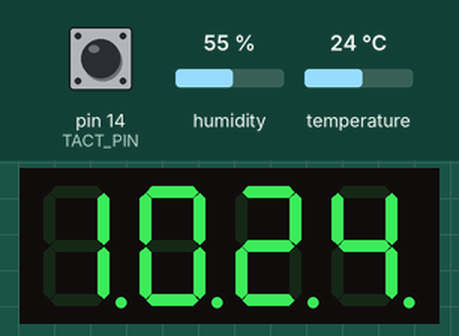
Bench run of a sketch on a simulated Arduino Uno, built with avr-gcc and run on an emulated ATmega328P. Shown: 4-digit seven-segment display. Wiring (inferred from the names in the program): 4-digit 7-segment display, segments lit when LOW: segments pin 9, pin 2, pin 3, pin 5, pin 6, pin 8, pin 7, pin 4; digit selects pin 10, pin 11, pin 12, pin 13. The test bench sets the inputs (shaded band); at power-on: pin 14 (TACT_PIN) LOW, temperature 24 °C, humidity 55 %. The local clock reads 2024-03-15 10:24:30 at power-on unless the sketch sets it; EEPROM starts erased; the segment pins are drawn as the display they are named for.

Above: at 1.2 s.
1.3 s: pin 14 (TACT_PIN) pulsed HIGH 5 times (0.12 s each, 0.3 s apart)
At 3.9 s:
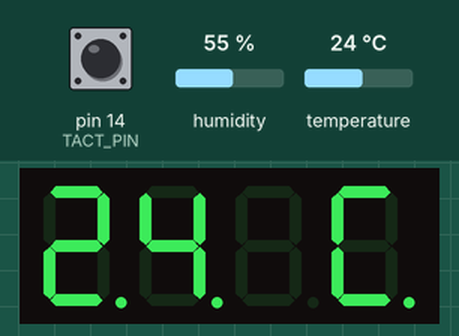
4.3 s: temperature set to 12 °C
At 5.1 s:
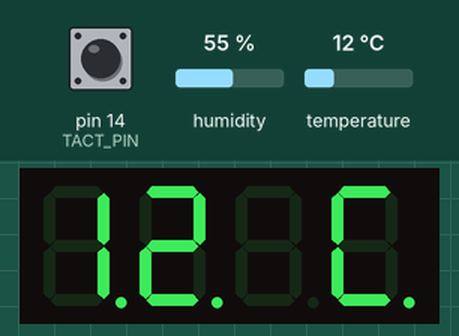
6.2 s: temperature set to 19 °C
At 7.2 s:
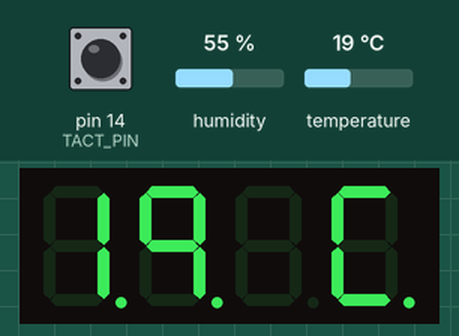
8.3 s: temperature set to 28 °C
At 9.4 s:
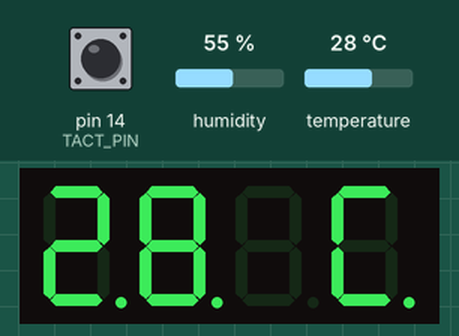
10.3 s: pin 14 (TACT_PIN) driven HIGH
At 10.8 s:
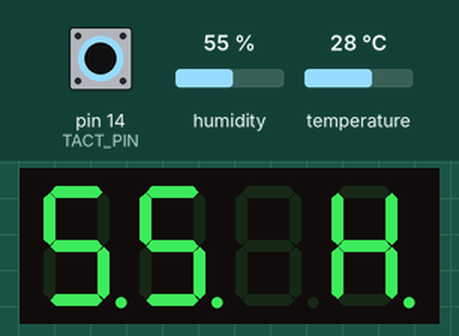
11.9 s: humidity set to 22 %
At 14.1 s:
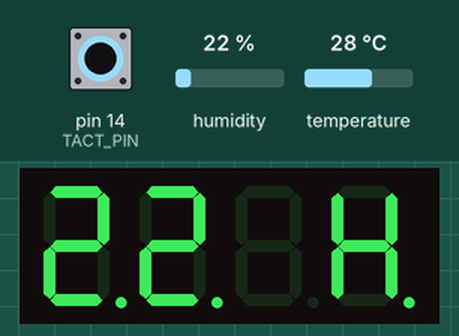
Timing chart, 0 to 15.3 s (numbered marks = the images above; inputs shaded):
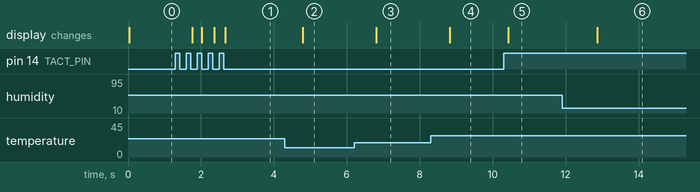

Measured:
- after the input at 1.3 s, the display: changes after 0.46 s (image 1)
- after the input at 4.3 s, the display: changes after 0.48 s (image 2)
- after the input at 6.2 s, the display: changes after 0.60 s (image 3)
- after the input at 8.3 s, the display: changes after 0.52 s (image 4)
- after the input at 10.3 s, the display: changes after 0.12 s (image 5)
- after the input at 11.9 s, the display: changes after 0.96 s (image 6)

The sketch:

seobin_room_perf.ino
```cpp
#include <Wire.h>
#include <EEPROM.h>
#include <Time.h>
#include <DS1307RTC.h>
#include <dht.h>

#define DHT11_PIN 4
#define TACT_PIN 14

enum displayMode {Clock, Temparature, Humidity};

int displayMode = Clock;

// 7 segment
const byte expressableChars[12] = {

  B11111100, //0
  B01100000, //1
  B11011010, //2
  B11110010, //3
  B01100110, //4
  B10110110, //5
  B00111110, //6
  B11100000, //7
  B11111110, //8
  B11100110, //9
  B10011100, //C
  B01101111, //H
};

//dp, G,F,E,D,C,B,A (reverse)
const int segmentPins[8] = {4,7,8,6,5,3,2,9};
const int digitalPins[4] = {10,11,12,13};

//EEPROM
const int addr = 0;

//Debouncing
long lastDebounceTime = 0;
int switchState;
int lastSwitchState = LOW;
long debounceDelay = 50;

//DHT11
dht DHT;
unsigned long previousTimeStamp = 0;
unsigned long currentTimeStamp;

void setup()
{
  for(int i=0;i<8;i++)
  {
    pinMode(segmentPins[i] , OUTPUT);
  }

  for(int i=0;i<4;i++)
  {
    pinMode(digitalPins[i] , OUTPUT);
  }

  pinMode(TACT_PIN , INPUT);

  Serial.begin(9600);
}

void loop()
{
  displayMode = EEPROM.read(addr);

  if (displayMode == Temparature || displayMode == Humidity)
  {
    showWeatherInfo();
  }
  else
  {
    showTime();
  }

  changeDisplayMode();
}

void changeDisplayMode()
{
  int switchValue = digitalRead(TACT_PIN);
  if (switchValue != lastSwitchState)
  {
    lastDebounceTime = millis();
  }

  if ((millis() - lastDebounceTime) > debounceDelay)
  {
    if (switchValue != switchState)
    {
      switchState = switchValue;
      if (switchState == HIGH)
      {
        int nextDisplayMode = EEPROM.read(addr);
        nextDisplayMode++;
        if (nextDisplayMode > Humidity)
        {
          nextDisplayMode = Clock;
        }

        EEPROM.write(addr, nextDisplayMode);
      }
    }
  }

  lastSwitchState = switchValue;
}

//show 7 segment
void showDigit(int digit,int number)
{
  digitalWrite(digitalPins[digit] , HIGH);

  boolean isBitSet;
  for(int segment=1;segment<8;segment++)
  {
    isBitSet = bitRead(expressableChars[number],segment);
    isBitSet = !isBitSet;
    digitalWrite(segmentPins[segment], isBitSet);
  }
  delay(5);
  digitalWrite(digitalPins[digit] , LOW);
}

void showTime()
{
  tmElements_t tm;

  if (RTC.read(tm))
  {
  }
  else
  {
    if (RTC.chipPresent())
    {
      Serial.println("The DS1307 is stopped.  Please run the SetTime");
      Serial.println("example to initialize the time and begin running.");
      Serial.println();
    }
    else
    {
      Serial.println("DS1307 read error!  Please check the circuitry.");
      Serial.println();
    }
    delay(1000);
  }

  int hour24 = tm.Hour;
  int h1 = hour24 / 10;
  int h2 = hour24 % 10;

  int minute60 = tm.Minute;
  int m1 = minute60 / 10;
  int m2 = minute60 % 10;

  showDigit(0, h1);
  showDigit(1, h2);
  showDigit(2, m1);
  showDigit(3, m2);
}

//Temparature , Humidity
void showWeatherInfo()
{
  currentTimeStamp = millis();

  if(currentTimeStamp - previousTimeStamp > 1000)
  {
    previousTimeStamp = currentTimeStamp;
    int result = DHT.read11(DHT11_PIN);
    switch (result)
    {
      case DHTLIB_OK:
  		break;
      case DHTLIB_ERROR_CHECKSUM:
  		Serial.print("Checksum error,\t");
  		break;
      case DHTLIB_ERROR_TIMEOUT:
  		Serial.print("Time out error,\t");
  		break;
      default:
  		Serial.print("Unknown error,\t");
  		break;
    }
  }

  int weatherValue = displayMode == Temparature ? DHT.temperature : DHT.humidity;
  int w1 = weatherValue / 10;
  int w2 = weatherValue % 10;

  showDigit(0, w1);
  showDigit(1, w2);
  showDigit(3, displayMode == Temparature ? 10 : 11);
}
```
